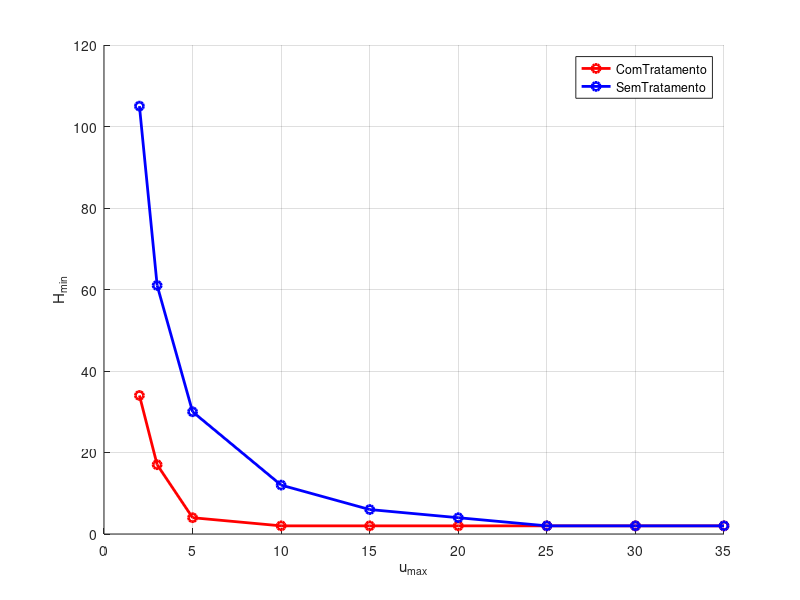

This chart was generated by the following MATLAB code:
%% Comparação horizonte de prefição
% Com e sem tratamento de unwinding
% 05/03/2026
% Aline Isabel
% ----------------------------------------------
clc;clear;close all;
Restricoes = [35; 30; 25; 20; 15; 10; 5; 3; 2];
minHComTratUnwind = [2; 2;2; 2; 2; 2; 4; 17 ; 34];
minHSemTratUnwind = [2; 2;2; 4; 6; 12; 30; 61; 105];

figure (1)
hold on
grid on; hold on;

plot(Restricoes,minHComTratUnwind,'-or','LineWidth',2)
plot(Restricoes,minHSemTratUnwind,'-ob','LineWidth',2)
xlabel('u_{max}')
ylabel('H_{min}')
legend('ComTratamento', 'SemTratamento')
hold on;
% plot([0 kend],[umax1 umax1],'--k','linewidth',1,'handlevisibility','off')
% text(0.1,0.18,'Limitante de x2','Color','r','FontWeight','bold')
